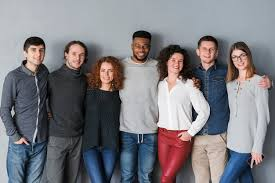
#> input picture jupyter/fotos/image6.jpeg, 275 x 183 px
$ python codigo2.py
#> lines starting #> are read from the running program, lines starting #| are printed output that depends on the picture; after the words box and inside, x2 and y2 are one past the last pixel; in counts of white or black regions, pixels touching at a corner belong together
import cv2

carregaFace=cv2.CascadeClassifier('haarcascades/haarcascade_frontalface_default.xml')
carregaOlho=cv2.CascadeClassifier('haarcascades/haarcascade_eye.xml')


imagem= cv2.imread('fotos/image6.jpeg')
#> imagem is the input picture: shape (183, 275, 3); mean B, G, R 127.4, 122, 123.3

imagem_cinza=cv2.cvtColor(imagem,cv2.COLOR_BGR2GRAY)
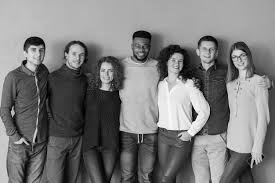
#> imagem_cinza: shape (183, 275); min 0, max 255, mean 123
#faces=carregaFace.detectMultiScale(imagem_cinza,scaleFactor=1.08,minNeighbors=3,minSize=(30,30))

faces=carregaFace.detectMultiScale(imagem_cinza)
#> faces = [[195, 39, 26, 26], [22, 40, 28, 28], [65, 44, 26, 26], [164, 51, 24, 24], [95, 61, 26, 26]]

print(faces)
#| [[195  39  26  26]
#|  [ 22  40  28  28]
#|  [ 65  44  26  26]
#|  [164  51  24  24]
#|  [ 95  61  26  26]]

for(x,y,i,a) in faces:
   imagem= cv2.rectangle(imagem,(x,y),(x+i,y+a),(0,255,0), 2)
   localOlho= imagem[y:y+a, x:x+i ]
   localOlhoCinza=cv2.cvtColor(localOlho,cv2.COLOR_BGR2GRAY)
   detectado= carregaOlho.detectMultiScale(localOlhoCinza,scaleFactor=1.3,minNeighbors=9)

   for(ox,oy,oi,oa) in detectado:
    cv2.rectangle(localOlho, (ox,oy),(ox+oi,oy+oa),(0,255,0),2)
#> this loop made 5 passes
#> pass 1, `imagem= cv2.rectangle(imagem,(x,y),(x+i,y+a),(0,255,0), 2)`:
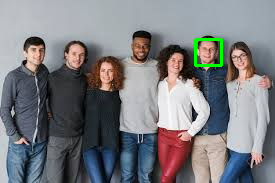
#> imagem: shape (183, 275, 3); 0.61% of pixels changed, all inside (x1, y1, x2, y2) = (194, 38, 223, 67)
#> pass 1, `localOlhoCinza=cv2.cvtColor(localOlho,cv2.COLOR_BGR2GRAY)`:
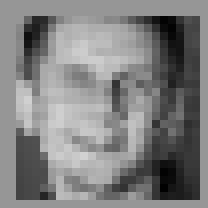
#> localOlhoCinza: shape (26, 26) (shown 8 times larger); min 1, max 209, mean 128
#> pass 2, `imagem= cv2.rectangle(imagem,(x,y),(x+i,y+a),(0,255,0), 2)`:
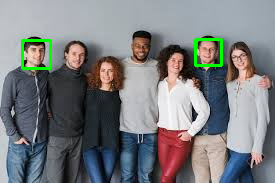
#> imagem: shape (183, 275, 3); 0.66% of pixels changed, all inside (x1, y1, x2, y2) = (21, 39, 52, 70)
#> after the loop:
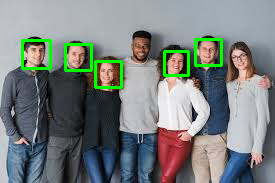
#> imagem: shape (183, 275, 3); 1.79% of pixels changed, all inside (x1, y1, x2, y2) = (64, 43, 190, 89)
#> after the loop:
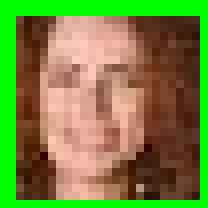
#> localOlho: shape (26, 26, 3) (shown 8 times larger); mean B, G, R 62.1, 133.8, 116.8
#> after the loop:
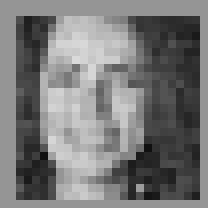
#> localOlhoCinza: shape (26, 26) (shown 8 times larger); min 17, max 217, mean 120.6

cv2.imshow("fotos",imagem)
cv2.waitKey()

$ run again, with jupyter/fotos/image1.jpeg copied over jupyter/fotos/image6.jpeg
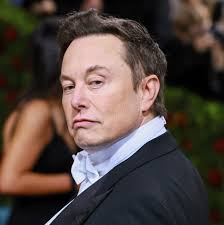
#> input picture jupyter/fotos/image1.jpeg, 224 x 225 px
#> imagem is the input picture: shape (225, 224, 3); mean B, G, R 64.1, 69.6, 82.8
#> `imagem_cinza=cv2.cvtColor(imagem,cv2.COLOR_BGR2GRAY)`:
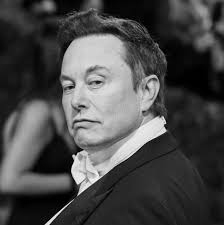
#> imagem_cinza: shape (225, 224); min 0, max 251, mean 72.9
#> faces = [[37, 36, 115, 115]]
#| [[ 37  36 115 115]]
#> the loop `for(x,y,i,a) in faces:` made 1 pass
#> pass 1, `localOlhoCinza=cv2.cvtColor(localOlho,cv2.COLOR_BGR2GRAY)`:
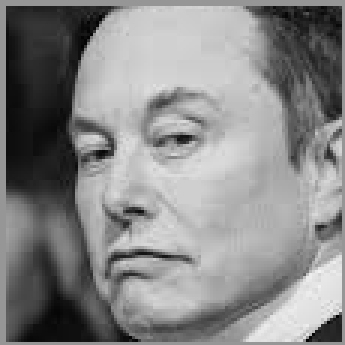
#> localOlhoCinza: shape (115, 115) (shown 3 times larger); min 2, max 243, mean 135.9

$ run again, with jupyter/fotos/image2.jpeg copied over jupyter/fotos/image6.jpeg
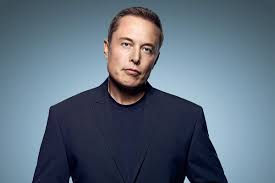
#> input picture jupyter/fotos/image2.jpeg, 275 x 183 px
#> imagem is the input picture: shape (183, 275, 3); mean B, G, R 123.7, 107.7, 92
#> `imagem_cinza=cv2.cvtColor(imagem,cv2.COLOR_BGR2GRAY)`:
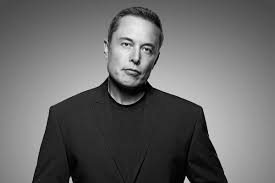
#> imagem_cinza: shape (183, 275); min 0, max 235, mean 104.8
#> faces = [[106, 22, 59, 59]]
#| [[106  22  59  59]]
#> the loop `for(x,y,i,a) in faces:` made 1 pass
#> pass 1, `localOlhoCinza=cv2.cvtColor(localOlho,cv2.COLOR_BGR2GRAY)`:
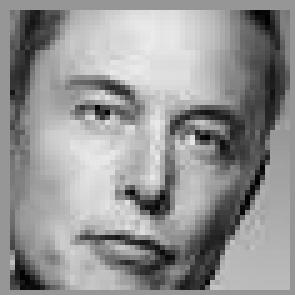
#> localOlhoCinza: shape (59, 59) (shown 5 times larger); min 1, max 235, mean 148.1

$ run again, with jupyter/fotos/image3.jpeg copied over jupyter/fotos/image6.jpeg
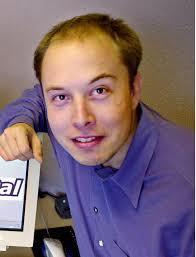
#> input picture jupyter/fotos/image3.jpeg, 196 x 257 px
#> imagem is the input picture: shape (257, 196, 3); mean B, G, R 114.6, 104.3, 125.3
#> faces = [[29, 52, 107, 107]]
#| [[ 29  52 107 107]]
#> the loop `for(x,y,i,a) in faces:` made 1 pass
#> (x, y, i, a, detectado) on pass 1: (29, 52, 107, 107, [[55, 24, 30, 30], [19, 34, 24, 24]])
#> after the loop `for(x,y,i,a) in faces:`:
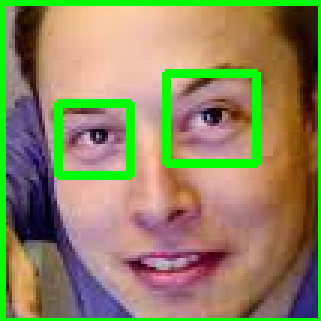
#> localOlho: shape (107, 107, 3) (shown 3 times larger); mean B, G, R 95.8, 133.7, 143.3
